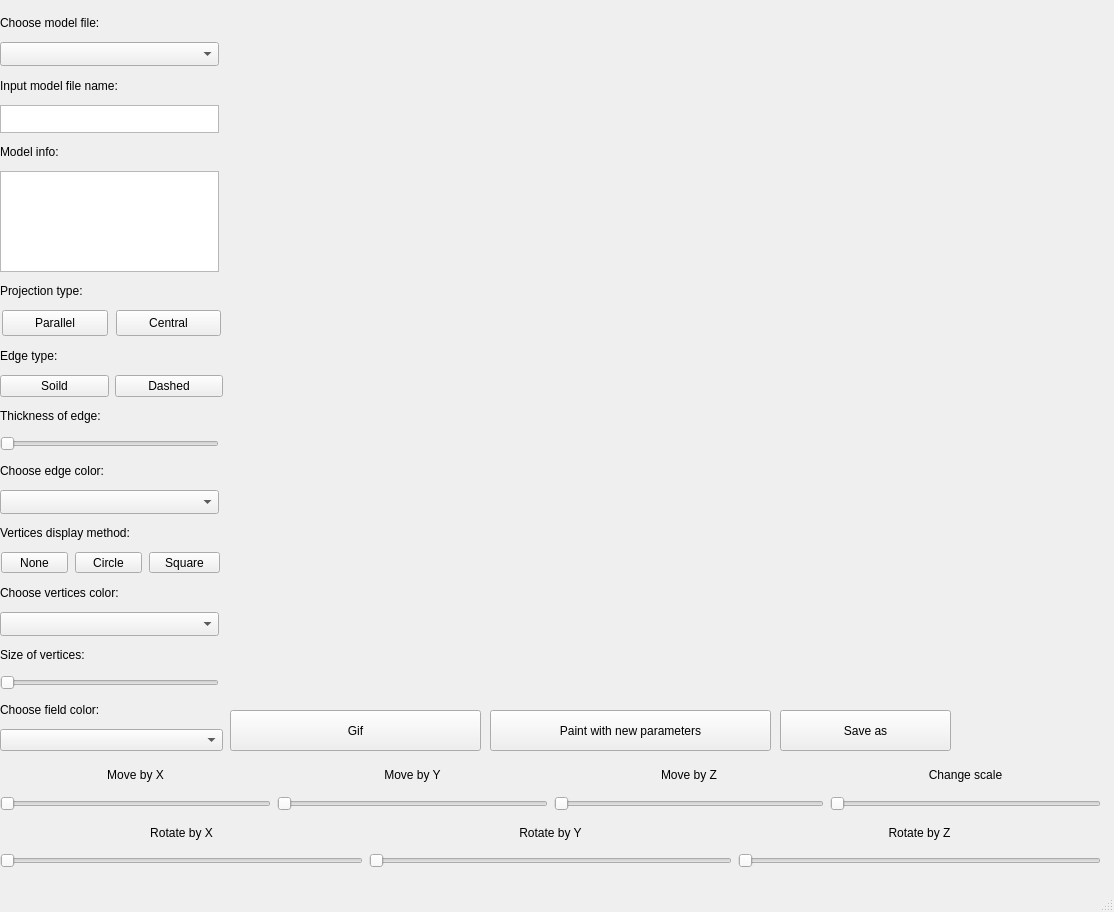
<?xml version="1.0" encoding="UTF-8"?>
<ui version="4.0">
 <class>View</class>
 <widget class="QMainWindow" name="View">
  <property name="geometry">
   <rect>
    <x>0</x>
    <y>0</y>
    <width>1114</width>
    <height>912</height>
   </rect>
  </property>
  <property name="windowTitle">
   <string>MainWindow</string>
  </property>
  <widget class="QWidget" name="centralwidget">
   <widget class="QWidget" name="verticalLayoutWidget">
    <property name="geometry">
     <rect>
      <x>0</x>
      <y>10</y>
      <width>223</width>
      <height>741</height>
     </rect>
    </property>
    <layout class="QVBoxLayout" name="verticalLayout">
     <item>
      <widget class="QLabel" name="label">
       <property name="text">
        <string>Choose model file:</string>
       </property>
      </widget>
     </item>
     <item>
      <widget class="QComboBox" name="comboBox">
       <property name="maximumSize">
        <size>
         <width>219</width>
         <height>24</height>
        </size>
       </property>
      </widget>
     </item>
     <item>
      <widget class="QLabel" name="label_2">
       <property name="text">
        <string>Input model file name:</string>
       </property>
      </widget>
     </item>
     <item>
      <widget class="QTextEdit" name="textEdit">
       <property name="maximumSize">
        <size>
         <width>219</width>
         <height>28</height>
        </size>
       </property>
      </widget>
     </item>
     <item>
      <widget class="QLabel" name="label_7">
       <property name="text">
        <string>Model info:</string>
       </property>
      </widget>
     </item>
     <item>
      <widget class="QTextBrowser" name="textBrowser">
       <property name="maximumSize">
        <size>
         <width>219</width>
         <height>101</height>
        </size>
       </property>
      </widget>
     </item>
     <item>
      <widget class="QLabel" name="label_8">
       <property name="text">
        <string>Projection type:</string>
       </property>
      </widget>
     </item>
     <item>
      <layout class="QHBoxLayout" name="horizontalLayout_3">
       <item>
        <widget class="QPushButton" name="pushButton_7">
         <property name="maximumSize">
          <size>
           <width>106</width>
           <height>28</height>
          </size>
         </property>
         <property name="text">
          <string>Parallel</string>
         </property>
        </widget>
       </item>
       <item>
        <widget class="QPushButton" name="pushButton_8">
         <property name="maximumSize">
          <size>
           <width>105</width>
           <height>28</height>
          </size>
         </property>
         <property name="text">
          <string>Central</string>
         </property>
        </widget>
       </item>
      </layout>
     </item>
     <item>
      <widget class="QLabel" name="label_9">
       <property name="text">
        <string>Edge type:</string>
       </property>
      </widget>
     </item>
     <item>
      <layout class="QHBoxLayout" name="horizontalLayout_4">
       <item>
        <widget class="QPushButton" name="pushButton_9">
         <property name="text">
          <string>Soild</string>
         </property>
        </widget>
       </item>
       <item>
        <widget class="QPushButton" name="pushButton_10">
         <property name="text">
          <string>Dashed</string>
         </property>
        </widget>
       </item>
      </layout>
     </item>
     <item>
      <widget class="QLabel" name="label_13">
       <property name="text">
        <string>Thickness of edge:</string>
       </property>
      </widget>
     </item>
     <item>
      <widget class="QSlider" name="horizontalSlider_2">
       <property name="maximumSize">
        <size>
         <width>219</width>
         <height>17</height>
        </size>
       </property>
       <property name="orientation">
        <enum>Qt::Horizontal</enum>
       </property>
      </widget>
     </item>
     <item>
      <widget class="QLabel" name="label_12">
       <property name="text">
        <string>Choose edge color:</string>
       </property>
      </widget>
     </item>
     <item>
      <widget class="QComboBox" name="comboBox_3">
       <property name="maximumSize">
        <size>
         <width>219</width>
         <height>24</height>
        </size>
       </property>
      </widget>
     </item>
     <item>
      <widget class="QLabel" name="label_10">
       <property name="text">
        <string>Vertices display method:</string>
       </property>
      </widget>
     </item>
     <item>
      <layout class="QHBoxLayout" name="horizontalLayout_5">
       <item>
        <widget class="QPushButton" name="pushButton_11">
         <property name="maximumSize">
          <size>
           <width>67</width>
           <height>21</height>
          </size>
         </property>
         <property name="text">
          <string>None</string>
         </property>
        </widget>
       </item>
       <item>
        <widget class="QPushButton" name="pushButton_12">
         <property name="maximumSize">
          <size>
           <width>67</width>
           <height>21</height>
          </size>
         </property>
         <property name="text">
          <string>Circle</string>
         </property>
        </widget>
       </item>
       <item>
        <widget class="QPushButton" name="pushButton_13">
         <property name="maximumSize">
          <size>
           <width>71</width>
           <height>21</height>
          </size>
         </property>
         <property name="text">
          <string>Square</string>
         </property>
        </widget>
       </item>
      </layout>
     </item>
     <item>
      <widget class="QLabel" name="label_6">
       <property name="text">
        <string>Choose vertices color:</string>
       </property>
      </widget>
     </item>
     <item>
      <widget class="QComboBox" name="comboBox_2">
       <property name="maximumSize">
        <size>
         <width>219</width>
         <height>24</height>
        </size>
       </property>
      </widget>
     </item>
     <item>
      <widget class="QLabel" name="label_11">
       <property name="text">
        <string>Size of vertices:</string>
       </property>
      </widget>
     </item>
     <item>
      <widget class="QSlider" name="horizontalSlider">
       <property name="maximumSize">
        <size>
         <width>219</width>
         <height>17</height>
        </size>
       </property>
       <property name="orientation">
        <enum>Qt::Horizontal</enum>
       </property>
      </widget>
     </item>
     <item>
      <widget class="QLabel" name="label_16">
       <property name="text">
        <string>Choose field color:</string>
       </property>
      </widget>
     </item>
     <item>
      <widget class="QComboBox" name="comboBox_4"/>
     </item>
    </layout>
   </widget>
   <widget class="QWidget" name="verticalLayoutWidget_2">
    <property name="geometry">
     <rect>
      <x>230</x>
      <y>10</y>
      <width>881</width>
      <height>701</height>
     </rect>
    </property>
    <layout class="QVBoxLayout" name="verticalLayout_2"/>
   </widget>
   <widget class="QPushButton" name="pushButton_14">
    <property name="geometry">
     <rect>
      <x>490</x>
      <y>710</y>
      <width>281</width>
      <height>41</height>
     </rect>
    </property>
    <property name="text">
     <string>Paint with new parameters</string>
    </property>
   </widget>
   <widget class="QWidget" name="horizontalLayoutWidget">
    <property name="geometry">
     <rect>
      <x>0</x>
      <y>760</y>
      <width>1101</width>
      <height>51</height>
     </rect>
    </property>
    <layout class="QHBoxLayout" name="horizontalLayout_2">
     <item>
      <layout class="QVBoxLayout" name="verticalLayout_4">
       <item>
        <widget class="QLabel" name="label_4">
         <property name="text">
          <string>&lt;html&gt;&lt;head/&gt;&lt;body&gt;&lt;p align=&quot;center&quot;&gt;Move by X&lt;/p&gt;&lt;/body&gt;&lt;/html&gt;</string>
         </property>
        </widget>
       </item>
       <item>
        <widget class="QSlider" name="horizontalSlider_3">
         <property name="orientation">
          <enum>Qt::Horizontal</enum>
         </property>
        </widget>
       </item>
      </layout>
     </item>
     <item>
      <layout class="QVBoxLayout" name="verticalLayout_5">
       <item>
        <widget class="QLabel" name="label_5">
         <property name="text">
          <string>&lt;html&gt;&lt;head/&gt;&lt;body&gt;&lt;p align=&quot;center&quot;&gt;Move by Y&lt;/p&gt;&lt;/body&gt;&lt;/html&gt;</string>
         </property>
        </widget>
       </item>
       <item>
        <widget class="QSlider" name="horizontalSlider_4">
         <property name="orientation">
          <enum>Qt::Horizontal</enum>
         </property>
        </widget>
       </item>
      </layout>
     </item>
     <item>
      <layout class="QVBoxLayout" name="verticalLayout_6">
       <item>
        <widget class="QLabel" name="label_14">
         <property name="text">
          <string>&lt;html&gt;&lt;head/&gt;&lt;body&gt;&lt;p align=&quot;center&quot;&gt;Move by Z&lt;/p&gt;&lt;/body&gt;&lt;/html&gt;</string>
         </property>
        </widget>
       </item>
       <item>
        <widget class="QSlider" name="horizontalSlider_5">
         <property name="orientation">
          <enum>Qt::Horizontal</enum>
         </property>
        </widget>
       </item>
      </layout>
     </item>
     <item>
      <layout class="QVBoxLayout" name="verticalLayout_3">
       <item>
        <widget class="QLabel" name="label_15">
         <property name="text">
          <string>&lt;html&gt;&lt;head/&gt;&lt;body&gt;&lt;p align=&quot;center&quot;&gt;Change scale&lt;/p&gt;&lt;/body&gt;&lt;/html&gt;</string>
         </property>
        </widget>
       </item>
       <item>
        <widget class="QSlider" name="horizontalSlider_6">
         <property name="orientation">
          <enum>Qt::Horizontal</enum>
         </property>
        </widget>
       </item>
      </layout>
     </item>
    </layout>
   </widget>
   <widget class="QWidget" name="horizontalLayoutWidget_2">
    <property name="geometry">
     <rect>
      <x>0</x>
      <y>819</y>
      <width>1101</width>
      <height>49</height>
     </rect>
    </property>
    <layout class="QHBoxLayout" name="horizontalLayout">
     <item>
      <layout class="QVBoxLayout" name="verticalLayout_7">
       <item>
        <widget class="QLabel" name="label_3">
         <property name="text">
          <string>&lt;html&gt;&lt;head/&gt;&lt;body&gt;&lt;p align=&quot;center&quot;&gt;Rotate by X&lt;/p&gt;&lt;/body&gt;&lt;/html&gt;</string>
         </property>
        </widget>
       </item>
       <item>
        <widget class="QSlider" name="horizontalSlider_7">
         <property name="orientation">
          <enum>Qt::Horizontal</enum>
         </property>
        </widget>
       </item>
      </layout>
     </item>
     <item>
      <layout class="QVBoxLayout" name="verticalLayout_10">
       <item>
        <widget class="QLabel" name="label_17">
         <property name="text">
          <string>&lt;html&gt;&lt;head/&gt;&lt;body&gt;&lt;p align=&quot;center&quot;&gt;Rotate by Y&lt;/p&gt;&lt;/body&gt;&lt;/html&gt;</string>
         </property>
        </widget>
       </item>
       <item>
        <widget class="QSlider" name="horizontalSlider_8">
         <property name="orientation">
          <enum>Qt::Horizontal</enum>
         </property>
        </widget>
       </item>
      </layout>
     </item>
     <item>
      <layout class="QVBoxLayout" name="verticalLayout_9">
       <item>
        <widget class="QLabel" name="label_18">
         <property name="text">
          <string>&lt;html&gt;&lt;head/&gt;&lt;body&gt;&lt;p align=&quot;center&quot;&gt;Rotate by Z&lt;/p&gt;&lt;/body&gt;&lt;/html&gt;</string>
         </property>
        </widget>
       </item>
       <item>
        <widget class="QSlider" name="horizontalSlider_9">
         <property name="orientation">
          <enum>Qt::Horizontal</enum>
         </property>
        </widget>
       </item>
      </layout>
     </item>
    </layout>
   </widget>
   <widget class="QPushButton" name="pushButton_gif">
    <property name="geometry">
     <rect>
      <x>230</x>
      <y>710</y>
      <width>251</width>
      <height>41</height>
     </rect>
    </property>
    <property name="text">
     <string>Gif</string>
    </property>
   </widget>
   <widget class="QPushButton" name="pushButton_save_image">
    <property name="geometry">
     <rect>
      <x>780</x>
      <y>710</y>
      <width>171</width>
      <height>41</height>
     </rect>
    </property>
    <property name="text">
     <string>Save as</string>
    </property>
   </widget>
   <widget class="QLabel" name="label_record">
    <property name="geometry">
     <rect>
      <x>960</x>
      <y>719</y>
      <width>141</width>
      <height>31</height>
     </rect>
    </property>
    <property name="text">
     <string/>
    </property>
   </widget>
  </widget>
  <widget class="QMenuBar" name="menubar">
   <property name="geometry">
    <rect>
     <x>0</x>
     <y>0</y>
     <width>1114</width>
     <height>25</height>
    </rect>
   </property>
  </widget>
  <widget class="QStatusBar" name="statusbar"/>
 </widget>
 <resources/>
 <connections/>
</ui>
